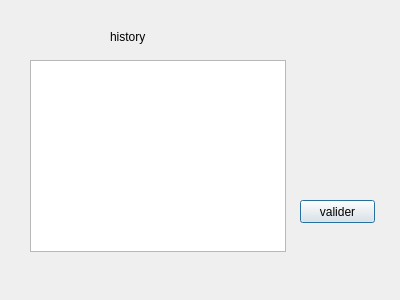
<?xml version="1.0" encoding="UTF-8"?>
<ui version="4.0">
 <class>Dialog</class>
 <widget class="QDialog" name="Dialog">
  <property name="geometry">
   <rect>
    <x>0</x>
    <y>0</y>
    <width>400</width>
    <height>300</height>
   </rect>
  </property>
  <property name="windowTitle">
   <string>Dialog</string>
  </property>
  <widget class="QTextBrowser" name="history">
   <property name="geometry">
    <rect>
     <x>30</x>
     <y>60</y>
     <width>256</width>
     <height>192</height>
    </rect>
   </property>
  </widget>
  <widget class="QLabel" name="label">
   <property name="geometry">
    <rect>
     <x>110</x>
     <y>30</y>
     <width>47</width>
     <height>14</height>
    </rect>
   </property>
   <property name="text">
    <string>history</string>
   </property>
  </widget>
  <widget class="QPushButton" name="pb_his">
   <property name="geometry">
    <rect>
     <x>300</x>
     <y>200</y>
     <width>75</width>
     <height>23</height>
    </rect>
   </property>
   <property name="text">
    <string>valider</string>
   </property>
  </widget>
 </widget>
 <resources/>
 <connections/>
</ui>
